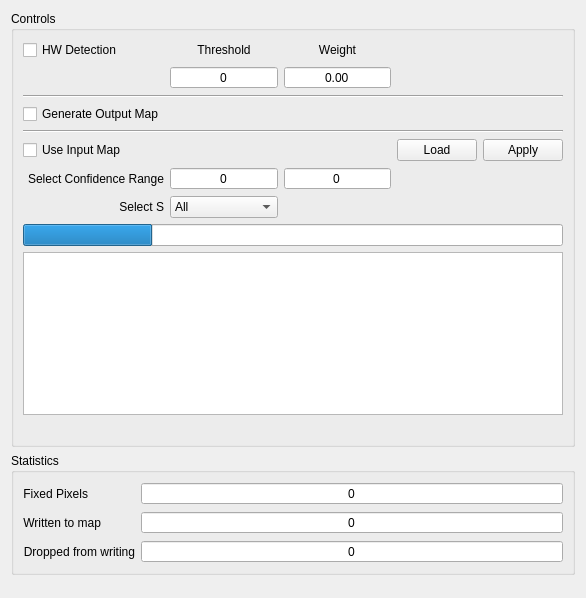
<?xml version="1.0" encoding="UTF-8"?>
<ui version="4.0">
 <class>DPF</class>
 <widget class="QWidget" name="DPF">
  <property name="geometry">
   <rect>
    <x>0</x>
    <y>0</y>
    <width>586</width>
    <height>598</height>
   </rect>
  </property>
  <property name="windowTitle">
   <string>DPF</string>
  </property>
  <layout class="QGridLayout" name="gridLayout">
   <item row="0" column="0">
    <widget class="QGroupBox" name="groupBox">
     <property name="title">
      <string>Controls</string>
     </property>
     <layout class="QGridLayout" name="gridLayout_2">
      <item row="0" column="1">
       <widget class="QLabel" name="label">
        <property name="text">
         <string>Threshold</string>
        </property>
        <property name="alignment">
         <set>Qt::AlignCenter</set>
        </property>
       </widget>
      </item>
      <item row="0" column="2">
       <widget class="QLabel" name="label_2">
        <property name="text">
         <string>Weight</string>
        </property>
        <property name="alignment">
         <set>Qt::AlignCenter</set>
        </property>
       </widget>
      </item>
      <item row="4" column="0" colspan="5">
       <widget class="Line" name="line">
        <property name="orientation">
         <enum>Qt::Horizontal</enum>
        </property>
       </widget>
      </item>
      <item row="5" column="0">
       <widget class="QCheckBox" name="DPF_outputMap_cb">
        <property name="text">
         <string>Generate Output Map</string>
        </property>
       </widget>
      </item>
      <item row="1" column="2">
       <widget class="QDoubleSpinBox" name="DPF_weight_sb">
        <property name="alignment">
         <set>Qt::AlignCenter</set>
        </property>
        <property name="buttonSymbols">
         <enum>QAbstractSpinBox::NoButtons</enum>
        </property>
       </widget>
      </item>
      <item row="7" column="0">
       <widget class="QCheckBox" name="DPF_inputMap_cb">
        <property name="text">
         <string>Use Input Map</string>
        </property>
       </widget>
      </item>
      <item row="7" column="4">
       <widget class="QPushButton" name="DPF_apply_btn">
        <property name="text">
         <string>Apply</string>
        </property>
       </widget>
      </item>
      <item row="7" column="1">
       <spacer name="horizontalSpacer_2">
        <property name="orientation">
         <enum>Qt::Horizontal</enum>
        </property>
        <property name="sizeHint" stdset="0">
         <size>
          <width>40</width>
          <height>20</height>
         </size>
        </property>
       </spacer>
      </item>
      <item row="7" column="2">
       <spacer name="horizontalSpacer_3">
        <property name="orientation">
         <enum>Qt::Horizontal</enum>
        </property>
        <property name="sizeHint" stdset="0">
         <size>
          <width>40</width>
          <height>20</height>
         </size>
        </property>
       </spacer>
      </item>
      <item row="6" column="0" colspan="5">
       <widget class="Line" name="line_2">
        <property name="orientation">
         <enum>Qt::Horizontal</enum>
        </property>
       </widget>
      </item>
      <item row="1" column="1">
       <widget class="QSpinBox" name="DPF_threshold_sb">
        <property name="alignment">
         <set>Qt::AlignCenter</set>
        </property>
        <property name="buttonSymbols">
         <enum>QAbstractSpinBox::NoButtons</enum>
        </property>
       </widget>
      </item>
      <item row="0" column="0">
       <widget class="QCheckBox" name="DPF_HWDetect_cb">
        <property name="text">
         <string>HW Detection</string>
        </property>
       </widget>
      </item>
      <item row="12" column="0" colspan="5">
       <widget class="QLabel" name="DPF_inputMapinfo_l">
        <property name="text">
         <string/>
        </property>
       </widget>
      </item>
      <item row="8" column="0">
       <widget class="QLabel" name="label_3">
        <property name="text">
         <string>Select Confidence Range</string>
        </property>
        <property name="alignment">
         <set>Qt::AlignRight|Qt::AlignTrailing|Qt::AlignVCenter</set>
        </property>
       </widget>
      </item>
      <item row="9" column="1">
       <widget class="QComboBox" name="DPF_s_lb">
        <item>
         <property name="text">
          <string>All</string>
         </property>
        </item>
        <item>
         <property name="text">
          <string>0</string>
         </property>
        </item>
        <item>
         <property name="text">
          <string>1</string>
         </property>
        </item>
       </widget>
      </item>
      <item row="9" column="0">
       <widget class="QLabel" name="label_4">
        <property name="text">
         <string>Select S</string>
        </property>
        <property name="alignment">
         <set>Qt::AlignRight|Qt::AlignTrailing|Qt::AlignVCenter</set>
        </property>
       </widget>
      </item>
      <item row="11" column="0" colspan="5">
       <widget class="QTableWidget" name="DPF_inputMap_tbl"/>
      </item>
      <item row="7" column="3">
       <widget class="QPushButton" name="DPF_load_btn">
        <property name="text">
         <string>Load</string>
        </property>
       </widget>
      </item>
      <item row="8" column="1">
       <widget class="QSpinBox" name="DPF_minConfidence_sb">
        <property name="alignment">
         <set>Qt::AlignCenter</set>
        </property>
        <property name="buttonSymbols">
         <enum>QAbstractSpinBox::NoButtons</enum>
        </property>
       </widget>
      </item>
      <item row="8" column="2">
       <widget class="QSpinBox" name="DPF_maxConfidence_sb">
        <property name="alignment">
         <set>Qt::AlignCenter</set>
        </property>
        <property name="buttonSymbols">
         <enum>QAbstractSpinBox::NoButtons</enum>
        </property>
       </widget>
      </item>
      <item row="10" column="0" colspan="5">
       <widget class="QProgressBar" name="DPF_progress_pb">
        <property name="value">
         <number>24</number>
        </property>
        <property name="textVisible">
         <bool>false</bool>
        </property>
        <property name="textDirection">
         <enum>QProgressBar::TopToBottom</enum>
        </property>
       </widget>
      </item>
     </layout>
    </widget>
   </item>
   <item row="2" column="0">
    <widget class="QGroupBox" name="groupBox_2">
     <property name="title">
      <string>Statistics</string>
     </property>
     <layout class="QFormLayout" name="formLayout">
      <item row="0" column="0">
       <widget class="QLabel" name="label_5">
        <property name="text">
         <string>Fixed Pixels</string>
        </property>
        <property name="alignment">
         <set>Qt::AlignRight|Qt::AlignTrailing|Qt::AlignVCenter</set>
        </property>
       </widget>
      </item>
      <item row="0" column="1">
       <widget class="QSpinBox" name="DPF_fixedPixels_sb">
        <property name="alignment">
         <set>Qt::AlignCenter</set>
        </property>
        <property name="readOnly">
         <bool>true</bool>
        </property>
        <property name="buttonSymbols">
         <enum>QAbstractSpinBox::NoButtons</enum>
        </property>
       </widget>
      </item>
      <item row="1" column="0">
       <widget class="QLabel" name="label_6">
        <property name="text">
         <string>Written to map</string>
        </property>
        <property name="alignment">
         <set>Qt::AlignRight|Qt::AlignTrailing|Qt::AlignVCenter</set>
        </property>
       </widget>
      </item>
      <item row="1" column="1">
       <widget class="QSpinBox" name="DPF_nOutCorrections_sb">
        <property name="alignment">
         <set>Qt::AlignCenter</set>
        </property>
        <property name="readOnly">
         <bool>true</bool>
        </property>
        <property name="buttonSymbols">
         <enum>QAbstractSpinBox::NoButtons</enum>
        </property>
       </widget>
      </item>
      <item row="2" column="0">
       <widget class="QLabel" name="label_7">
        <property name="text">
         <string>Dropped from writing</string>
        </property>
        <property name="alignment">
         <set>Qt::AlignRight|Qt::AlignTrailing|Qt::AlignVCenter</set>
        </property>
       </widget>
      </item>
      <item row="2" column="1">
       <widget class="QSpinBox" name="DPF_ndroppedCorrections_sb">
        <property name="alignment">
         <set>Qt::AlignCenter</set>
        </property>
        <property name="readOnly">
         <bool>true</bool>
        </property>
        <property name="buttonSymbols">
         <enum>QAbstractSpinBox::NoButtons</enum>
        </property>
       </widget>
      </item>
     </layout>
    </widget>
   </item>
   <item row="3" column="0">
    <spacer name="verticalSpacer">
     <property name="orientation">
      <enum>Qt::Vertical</enum>
     </property>
     <property name="sizeHint" stdset="0">
      <size>
       <width>20</width>
       <height>40</height>
      </size>
     </property>
    </spacer>
   </item>
  </layout>
 </widget>
 <tabstops>
  <tabstop>DPF_HWDetect_cb</tabstop>
  <tabstop>DPF_threshold_sb</tabstop>
  <tabstop>DPF_weight_sb</tabstop>
  <tabstop>DPF_outputMap_cb</tabstop>
  <tabstop>DPF_inputMap_cb</tabstop>
  <tabstop>DPF_load_btn</tabstop>
  <tabstop>DPF_apply_btn</tabstop>
  <tabstop>DPF_minConfidence_sb</tabstop>
  <tabstop>DPF_maxConfidence_sb</tabstop>
  <tabstop>DPF_s_lb</tabstop>
  <tabstop>DPF_inputMap_tbl</tabstop>
  <tabstop>DPF_fixedPixels_sb</tabstop>
  <tabstop>DPF_nOutCorrections_sb</tabstop>
  <tabstop>DPF_ndroppedCorrections_sb</tabstop>
 </tabstops>
 <resources/>
 <connections/>
</ui>
